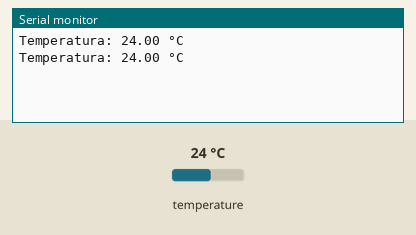
This sketch was run on a simulated Arduino Uno, built with avr-gcc and run on an emulated ATmega328P. Parts: the last lines printed to the serial monitor. Inputs (shaded band) come from the test bench; at power-on: temperature 24 °C.

Above: at 3.3 s.
3.4 s: temperature set to 12 °C
At 5.3 s:
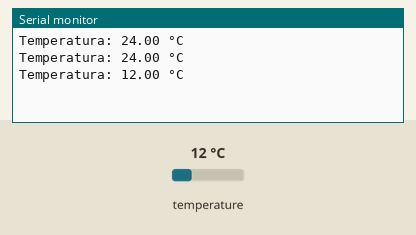
5.9 s: temperature set to 19 °C
At 6.6 s:
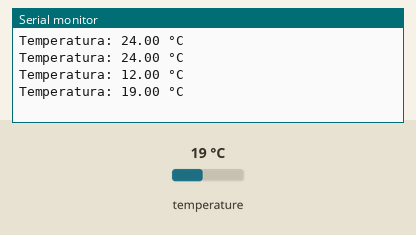
Timing chart, 0 to 8.9 s (numbered marks = the images above; inputs shaded):
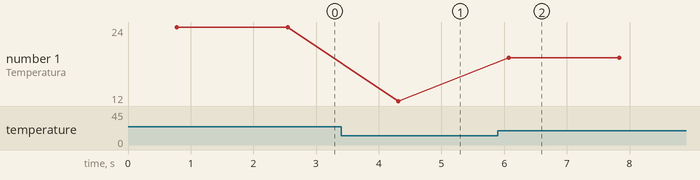

Measured:
- after the input at 3.4 s, the serial monitor: prints a new line after 0.91 s (image 1)
- after the input at 5.9 s, the serial monitor: prints a new line after 0.17 s (image 2)
- plotted number 1: 24 → 12 after the input at 3.4 s, 12 → 19 after the input at 5.9 s

The sketch:

Temperatura.ino
```cpp
//Temperatura

#include <OneWire.h>
#include <DallasTemperature.h>

// Pin de datos conectado al sensor DS18B20
const int pinDatos = 2;

// Instanciar un objeto OneWire para comunicarse con el sensor
OneWire oneWire(pinDatos);

// Pasar la referencia del objeto OneWire a DallasTemperature
DallasTemperature sensorDS18B20(&oneWire);

void setup() {
  // Iniciar la comunicación serial
  Serial.begin(9600);

  // Inicializar el sensor DS18B20
  sensorDS18B20.begin();
}

void loop() {
  // Realizar una lectura de la temperatura
  sensorDS18B20.requestTemperatures();

  // Leer la temperatura en grados Celsius
  float temperaturaCelsius = sensorDS18B20.getTempCByIndex(0);

  // Imprimir la temperatura en el monitor serial
  Serial.print("Temperatura: ");
  Serial.print(temperaturaCelsius);
  Serial.println(" °C");

  // Esperar 1 segundo antes de la próxima lectura
  delay(1000);
}
```
